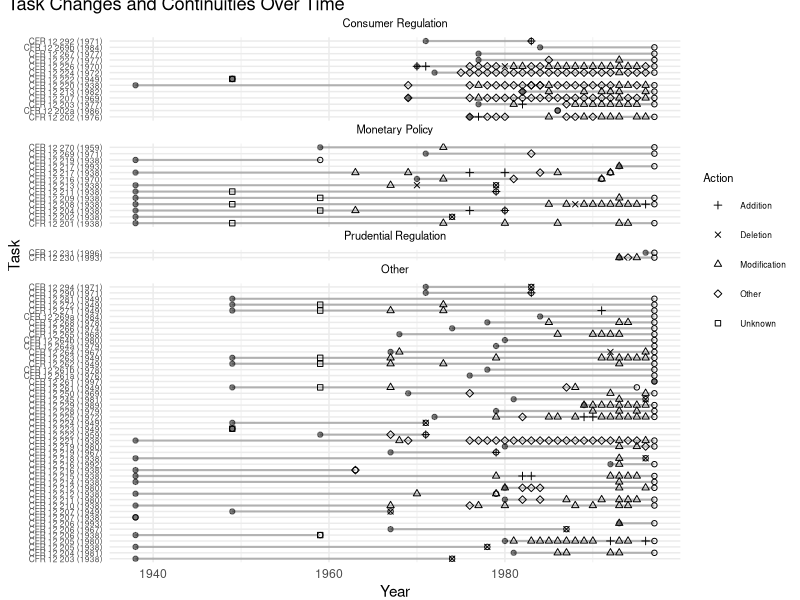

The R script that drew this image:
# Load necessary libraries
library(tidyverse)
library(cowplot)

# Load the data
data <- read.csv("labels_test.csv")

# Ensure each label has a consistent category
data <- data |>
  group_by(label) |>
  mutate(Category = first(Category)) |>
  ungroup()

# Process the data to identify the start, end, and reassignment years
task_info <- data |>
  group_by(label, Category) |>
  summarise(start = min(Year), end = max(Year), Task = first(Task)) |>
  ungroup() |>
  mutate(Task = as.factor(Task))

# Identify reassigned tasks (task number and first few numbers of the label don't match)
data <- data |>
  mutate(label_prefix = as.numeric(sub("\\(.*", "", label)),
         Task = as.factor(Task))

reassigned_tasks <- data |>
  filter(Task != label_prefix)

# Creating better y-axis labels
task_info <- task_info |>
  mutate(TaskLabel = paste("CFR 12 ", sub(" .*", "", label),
                           " (", sub(".*Yr (\\d{4}).*", "\\1", label), ")", sep = ""))

# Filter activity type with non-NA Action
activity_type <- 
  data |>
  filter(!is.na(Action)) |> 
  mutate(TaskLabel = paste("CFR 12 ", sub(" .*", "", label),
                           " (", sub(".*Yr (\\d{4}).*", "\\1", label), ")", sep = ""))

# Function to generate plots by category
generate_plot <- function(task_info, reassigned_tasks, category, title) {
  filtered_task_info <- task_info |> filter(Category == category)
  filtered_task_info$TaskLabel <- droplevels(factor(filtered_task_info$TaskLabel))
  
  filtered_reassigned_tasks <- reassigned_tasks |> filter(Category == category)
  filtered_reassigned_tasks$label <- droplevels(factor(paste("CFR 12 ", sub(" .*", "", filtered_reassigned_tasks$label),
                                                             " (", sub(".*Yr (\\d{4}).*", "\\1", filtered_reassigned_tasks$label), ")", sep = "")))
  
  if (nrow(filtered_task_info) == 0 & nrow(filtered_reassigned_tasks) == 0) {
    warning(paste("No data for category:", category))
    return(NULL)
  }
  
  p <- ggplot() +
    geom_segment(data = filtered_task_info, aes(x = start, xend = end, y = TaskLabel, yend = TaskLabel),
                 size = 0.75, alpha = 0.25) +
    geom_point(data = filtered_task_info, aes(x = start, y = TaskLabel), size = 1.5, alpha = 0.50) +
    geom_point(data = filtered_task_info, aes(x = end, y = TaskLabel), shape = 1, size = 1.5) +
    geom_point(data = filtered_reassigned_tasks, 
               aes(x = Year, y = label), 
               shape = 4, size = 3) +
    geom_point(data = activity_type, aes(x = Year, y = TaskLabel, shape = Action), size = 1.5) +
    scale_shape_manual(values = c("Addition" = 3, "Deletion" = 4, 
                                  "Modification" = 2, "Unknown" = 0, "Other" = 5)) +
    scale_y_discrete(limits = levels(filtered_task_info$TaskLabel)) +
    xlim(1938, 1997) +
    labs(x = NULL, y = NULL, title = title) +
    theme_minimal() +
    theme(plot.title.position = "panel",
          plot.title = element_text(size = 8, hjust = 0.5),
          axis.text.y = element_text(size = 6),
          plot.margin = unit(c(0, 0, 0, 0), "cm"))
  
  return(p)
}

# Creating plots by category
consumer_reg_plot <- generate_plot(task_info, reassigned_tasks, "consumer regulation", "Consumer Regulation") +
  theme(axis.text.x = element_blank(),
        legend.position = "none")

monetary_pol_plot <- generate_plot(task_info, reassigned_tasks, "monetary policy", "Monetary Policy") +
  theme(axis.text.x = element_blank(),
        legend.position = "none")

prudential_reg_plot <- generate_plot(task_info, reassigned_tasks, "prudential regulation", "Prudential Regulation") +
  labs(y = "Task") +
  theme(axis.text.x = element_blank(),
        legend.key.size = unit(0.75, 'cm'),
        legend.text = element_text(size = 6), 
        legend.title = element_text(size = 8))

other_plot <- generate_plot(task_info, reassigned_tasks, "other", "Other") +
  labs(x = "Year") +
  theme(legend.position = "none")

# Adding title to the combined plot
title <- ggplot() +
  labs(title = "Task Changes and Continuities Over Time") +
  theme_minimal() +
  theme(plot.title.position = "plot")

# Combining all plots into one
combined_plot <- 
  plot_grid(title, consumer_reg_plot, monetary_pol_plot, prudential_reg_plot, other_plot,
                           ncol = 1, align = 'v', rel_heights = c(0.065, 0.38, 0.38, 0.12, 1.2))

# Saving the combined plot
ggsave("combined_plot_activity.jpg", plot = combined_plot, width = 6.5, height = 9)
